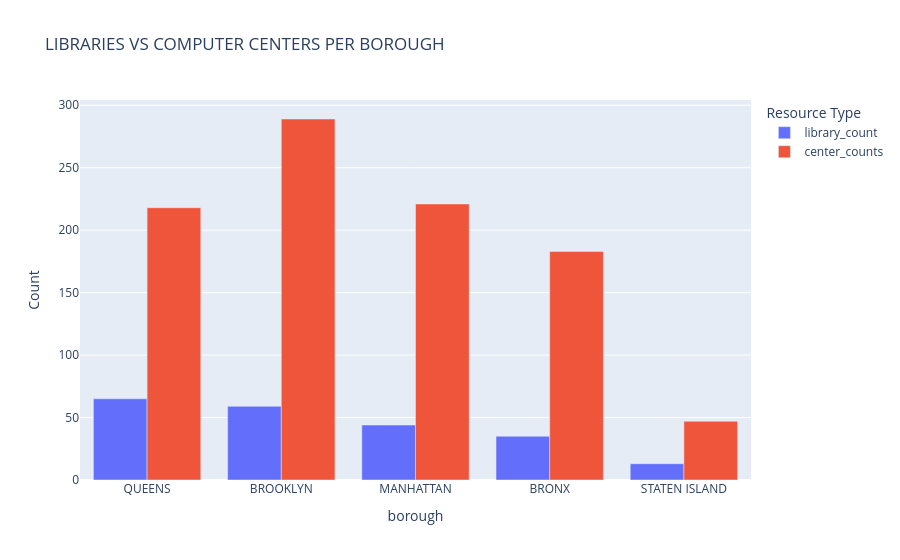

Source (notebook cell):
### Code cell
bar_fig_counts = px.bar( 
    combined_counts,
    x="borough",
    y=["library_count","center_counts"],
    barmode="group",
    title="LIBRARIES VS COMPUTER CENTERS PER BOROUGH",
    labels={"value":"Count","variable":"Resource Type"}
)

bar_fig_counts.update_layout(
    height=600,
    legend_title_text="Resource Type"    
)
bar_fig_counts.show()

### Figure 1 — Plotly figure (JSON) as saved in the notebook; plotly's stock layout.template omitted (floating-point values rounded to 4 significant figures)
{"data": [{"alignmentgroup": "True", "hovertemplate": "Resource Type=library_count<br>borough=%{x}<br>Count=%{y}<extra></extra>", "legendgroup": "library_count", "marker": {"color": "#636efa", "pattern": {"shape": ""}}, "name": "library_count", "offsetgroup": "library_count", "orientation": "v", "showlegend": true, "textposition": "auto", "type": "bar", "x": ["QUEENS", "BROOKLYN", "MANHATTAN", "BRONX", "STATEN ISLAND"], "xaxis": "x", "y": [65, 59, 44, 35, 13], "yaxis": "y"}, {"alignmentgroup": "True", "hovertemplate": "Resource Type=center_counts<br>borough=%{x}<br>Count=%{y}<extra></extra>", "legendgroup": "center_counts", "marker": {"color": "#EF553B", "pattern": {"shape": ""}}, "name": "center_counts", "offsetgroup": "center_counts", "orientation": "v", "showlegend": true, "textposition": "auto", "type": "bar", "x": ["QUEENS", "BROOKLYN", "MANHATTAN", "BRONX", "STATEN ISLAND"], "xaxis": "x", "y": [218, 289, 221, 183, 47], "yaxis": "y"}], "layout": {"autosize": true, "barmode": "group", "legend": {"title": {"text": "Resource Type"}, "tracegroupgap": 0}, "title": {"text": "LIBRARIES VS COMPUTER CENTERS PER BOROUGH"}, "xaxis": {"anchor": "y", "autorange": true, "domain": [0, 1], "range": [-0.5, 4.5], "title": {"text": "borough"}, "type": "category"}, "yaxis": {"anchor": "x", "autorange": true, "domain": [0, 1], "range": [0, 304.2], "title": {"text": "Count"}, "type": "linear"}}}
